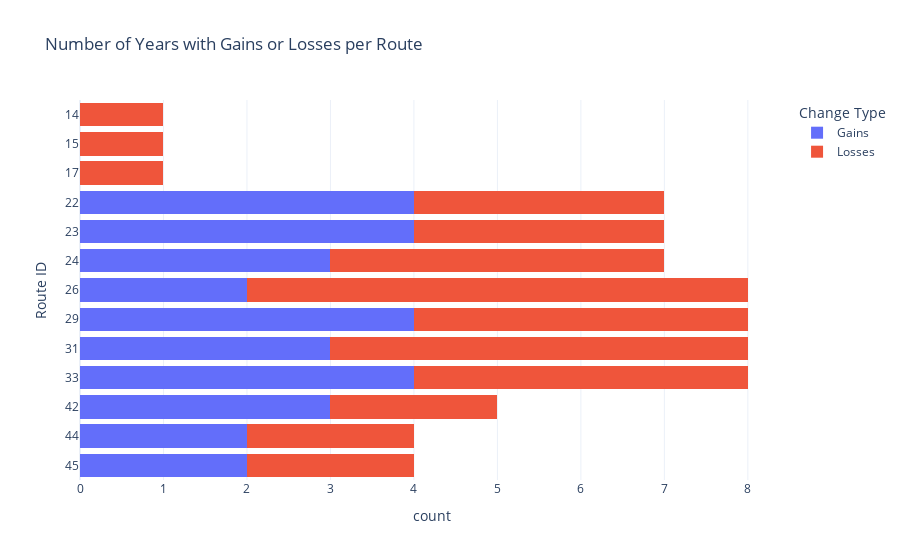

The notebook cell this image was saved under:
### Code cell
# plt.figure(figsize=(12, 6))
# sns.countplot(data=gains, y='route_id', color='green', label="Gains")
# sns.countplot(data=losses, y='route_id', color='red', label="Losses", alpha=0.6)
# plt.title("Number of Years with Gains or Losses per Route", fontsize=16)
# plt.xlabel("Count of Years", fontsize=12)
# plt.ylabel("Route ID", fontsize=12)
# plt.legend(title="Change Type")
# plt.tight_layout()
# plt.show()

# df = pd.concat([
#     gains .assign(ChangeType='Gains'),
#     losses.assign(ChangeType='Losses')
# ])
# fig_plotly3 = px.histogram(
#     df,
#     y='route_id',
#     color='ChangeType',
#     barmode='stack',
#     category_orders={'route_id': sorted(df['route_id'].unique())},
#     title="Number of Years with Gains or Losses per Route",
#     labels={'count':'Count of Years', 'route_id':'Route ID'}
# )

# fig_plotly3.update_layout(legend_title="Change Type", template='plotly_white')
# fig_plotly3.show()
# # # Visualization 3: Highlight Routes with Gains and Losses
# # plotly_fig3 = go.Figure()
# # plotly_fig3.add_trace(go.Bar(
# #     y=gains['route_id'],
# #     x=gains['change'],
# #     name='Gains',
# #     orientation='h',
# #     marker=dict(color='green')
# # ))
# # plotly_fig3.add_trace(go.Bar(
# #     y=losses['route_id'],
# #     x=losses['change'],
# #     name='Losses',
# #     orientation='h',
# #     marker=dict(color='red')
# # ))

# # # plotly_fig3 = px.histogram(filtered_data, x='route_id', color='change', barmode='group')
# # plotly_fig3.update_layout(
# #     barmode='stack',
# #     title="Number of Years with Gains or Losses per Route",
# #     xaxis_title="Count of Years",
# #     yaxis_title="Route ID",
# #     legend_title="Change Type",
# #     template='plotly_white'
# # )
# # plotly_fig3.write_html("./Plots/Ridership/years_with_gains_losses_per_route.html")
# # plotly_fig3.show()

### Figure 1 — Plotly figure (JSON) as saved in the notebook; plotly's stock layout.template omitted (floating-point values rounded to 4 significant figures)
{"data": [{"bingroup": "y", "hovertemplate": "ChangeType=Gains<br>count=%{x}<br>Route ID=%{y}<extra></extra>", "legendgroup": "Gains", "marker": {"color": "#636efa", "pattern": {"shape": ""}}, "name": "Gains", "orientation": "h", "showlegend": true, "type": "histogram", "xaxis": "x", "y": ["22", "22", "22", "22", "23", "23", "23", "23", "24", "24", "24", "26", "26", "29", "29", "29", "29", "31", "31", "31", "33", "33", "33", "33", "42", "42", "42", "44", "44", "45", "45"], "yaxis": "y"}, {"bingroup": "y", "hovertemplate": "ChangeType=Losses<br>count=%{x}<br>Route ID=%{y}<extra></extra>", "legendgroup": "Losses", "marker": {"color": "#EF553B", "pattern": {"shape": ""}}, "name": "Losses", "orientation": "h", "showlegend": true, "type": "histogram", "xaxis": "x", "y": ["14", "15", "17", "22", "22", "22", "23", "23", "23", "24", "24", "24", "24", "26", "26", "26", "26", "26", "26", "29", "29", "29", "29", "31", "31", "31", "31", "31", "33", "33", "33", "33", "42", "42", "44", "44", "45", "45"], "yaxis": "y"}], "layout": {"barmode": "stack", "legend": {"title": {"text": "Change Type"}, "tracegroupgap": 0}, "title": {"text": "Number of Years with Gains or Losses per Route"}, "xaxis": {"anchor": "y", "domain": [0, 1], "title": {"text": "count"}}, "yaxis": {"anchor": "x", "categoryarray": ["45", "44", "42", "33", "31", "29", "26", "24", "23", "22", "17", "15", "14"], "categoryorder": "array", "domain": [0, 1], "title": {"text": "Route ID"}}}}
